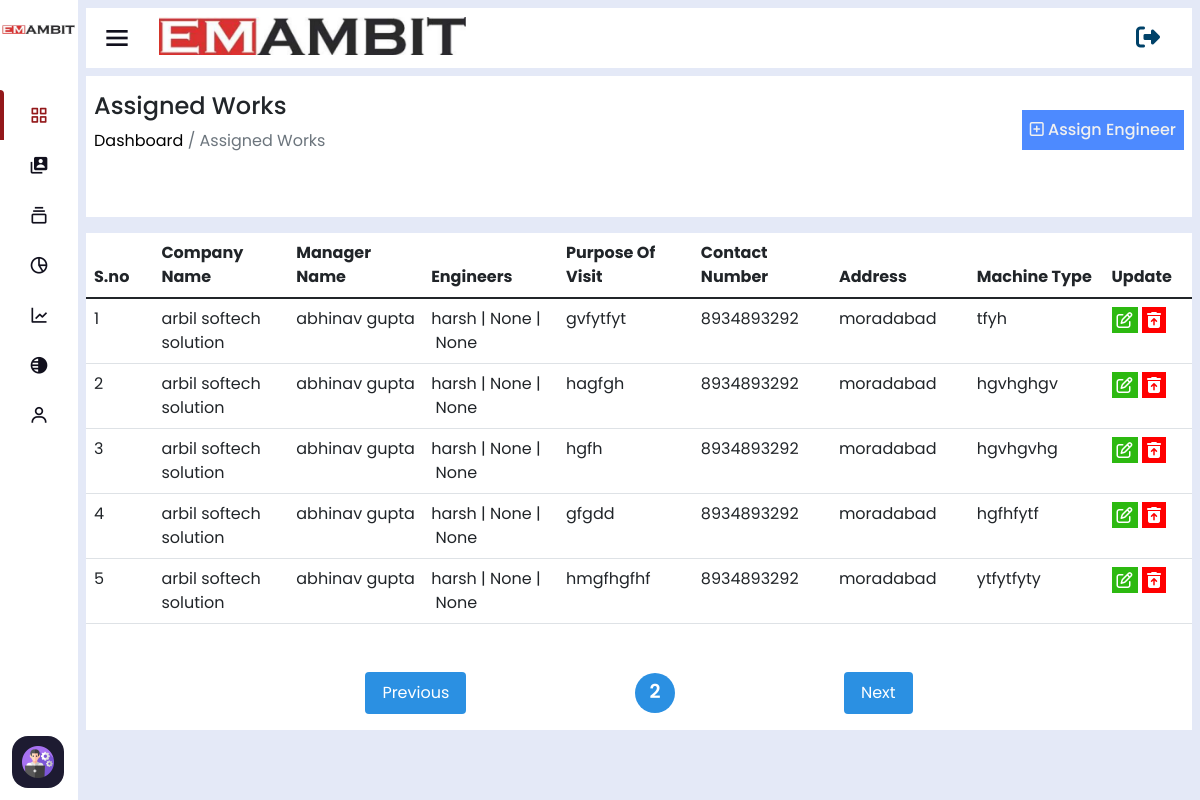
Page /assigned-works/?page=2 (signed in) on the committed database.
### home/models.py (models this page shows, shortened)
class AssignEngineer(models.Model):
    company_name=models.ForeignKey(ClientCompanyInfo,on_delete=models.CASCADE)
    manager_name=models.ForeignKey(CustomUser,on_delete=models.CASCADE,related_name='manager_assignments',default=None)
    engineer_one=models.ForeignKey(CustomUser,on_delete=models.CASCADE, null=True,blank=True,related_name='engineer_one_assignments')
    engineer_two=models.ForeignKey(CustomUser,on_delete=models.CASCADE,null=True,blank=True, related_name='engineer_two_assignments')
    engineer_three=models.ForeignKey(CustomUser,on_delete=models.CASCADE,null=True,blank=True, related_name='engineer_three_assignments')
    visit_purpose=models.CharField(max_length=254)
    machine_type=models.CharField(max_length=254)
    leave_date=models.CharField(max_length=254)
    reach_date=models.CharField(max_length=254)
    travel_by=models.ForeignKey(AddTravelBy,on_delete=models.CASCADE)
    timestampt=models.DateTimeField(auto_now_add=True,null=True,blank=True)
    ending_date=models.CharField(max_length=100,null=True,blank=True,default='Work on Progress')
    work_status=models.CharField(max_length=100,blank=True,null=True,default='Doing')
    project_link=models.CharField(max_length=1000,null=True,blank=True)
    download_link=models.CharField(max_length=254,null=True,blank=True)
    equipment = models.TextField(max_length=1000,null=True,blank=True)
    recived_equipment=models.TextField(max_length=1000,null=True,blank=True)
    recived_date=models.CharField(max_length=100,null=True,blank=True)

class ClientCompanyInfo(models.Model):
    company_name=models.CharField(max_length=200)
    company_phone=models.CharField(max_length=20)
    contact_person=models.CharField(max_length=250)
    company_email=models.CharField(max_length=254)
    company_gst=models.CharField(max_length=50)
    company_address=models.CharField(max_length=254)
    timestampt=models.DateTimeField(auto_now_add=True,null=True,blank=True)
    def __str__(self) -> str:
        return self.company_name

class CustomUser(AbstractUser):
    username = None
    email = models.EmailField(unique=True)
    user_phone = models.CharField(max_length=50,unique=True)
    user_address=models.CharField(max_length=50)
    user_gender=models.CharField(max_length=50)
    user_status=models.CharField(max_length=100,null=True,blank=True,default='Engineer')
    total_cost=models.IntegerField(default=0,null=True,blank=True)
    visible_password=models.CharField(max_length=254,null=True,blank=True)
    attendance_status=models.CharField(max_length=250,null=True,blank=True,default="A")
    USERNAME_FIELD = 'email'
    REQUIRED_FIELDS = []
    def __str__(self) -> str:
        return self.first_name + self.last_name
    objects = CustomUserManager()

### home/views.py (the view)
# urls.py: path('assigned-works/',assignedWork_view),
@login_required(login_url='/login')
def assignedWork_view(request):
    assigned_data=AssignEngineer.objects.all().order_by('-id')
    companydata=ClientCompanyInfo.objects.all().order_by('-id')
    p = Paginator(assigned_data, 5)
    page_number = request.GET.get('page')
    try:
        page_obj = p.get_page(page_number)
    except PageNotAnInteger:
        page_obj = p.page(1)
    except EmptyPage:
        page_obj = p.page(p.num_pages)
    return render(request,'assigned-works.html',{'assigned_data':page_obj})

### home/templates/assigned-works.html (shortened to what this page needs)
<!DOCTYPE html>
<html lang="en" dir="ltr">
<head>
  {% include 'header-links.html' %}
</head>
<body>
  {% include 'header.html' %}
  {% if user.is_authenticated and user.is_superuser %}
  <section class="nav-section">
    {% include 'subtitle.html' %}
    <div class="breadcum">
        <div class="flex">
            <div>
                <h2>Assigned Works</h2>
                <p> <a href="/">  Dashboard</a> / Assigned Works</p>
            </div>
            <div class="assign-engineer-btn p-2">
                <a href="/assign-engineer"><i class="fa-regular fa-square-plus"></i> Assign Engineer</a>
            </div>
        </div>
    </div>
    <div class="assigned-works-table editable-table overflow-auto" style="background: white;">
        <div class="row">
            <div class="col-md-12">
                <table class="table large-table">
                    <thead>
                      <tr>
                        <th scope="col">S.no</th>
                        <th scope="col">Company Name</th>
                        <th scope="col">Manager Name</th>
                        <th scope="col">Engineers</th>
                        <th scope="col">Purpose Of Visit</th>
                        <th scope="col">Contact Number</th>
                        <th scope="col">Address</th>
                        <th scope="col">Machine Type</th>
                        <th scope="col">Update</th>
                      </tr>
                    </thead>
                    <tbody>
                      {% for i in assigned_data %}
                      <tr>
                        <td>{{forloop.counter}}</td>
                        <td>{{i.company_name}}</td>
                        <td>{{i.manager_name}}</td>
                        <td>{{i.engineer_one}}&nbsp;|&nbsp;{{i.engineer_two}}&nbsp;|&nbsp;{{i.engineer_three}}</td>
                        <td>{{i.visit_purpose}}</td>
                        <td>{{i.company_name.company_phone}} </td>
                        <td>{{i.company_name.company_address}}</td>
                        <td>{{i.machine_type}}</td>
                        <td>
                            <a href="/update-assigned-work/{{i.id}}"><i class="fa-regular fa-pen-to-square"></i></a>
                            <a href="/delete-assigned-work/{{i.id}}"><i class="fa-solid fa-trash-can-arrow-up"></i></a>
                        </td>
                      </tr>
                      {% endfor %}
                    </tbody>
                </table>
                <div class="pagination">
                  {%if assigned_data.has_previous %}
                      <a class="btn prev" href="?page={{assigned_data.previous_page_number}}">Previous</a>
                  {% endif %}
                  <span class="num" >{{assigned_data.number}}</span>
                  {%if assigned_data.has_next %}
                      <a class="btn next" href="?page={{assigned_data.next_page_number}}">Next</a>
                  {% endif %}
                </div>
            </div>
        </div>
    </div>
  </section>
  {% else %}
  <script>
      window.location.href='/page-note-found'
  </script>
  {% endif %}
</body>
</html>

### home/static/assets/css/sidebar.css (style rules this page uses)
* { margin: 0; padding: 0; box-sizing: border-box; font-family: 'Poppins', sans-serif; }
.nav-section { position: relative; background: #E4E9F7; min-height: 100vh; left: 260px; width: calc(100% - 260px); transition: all 0.5s ease; }
.sidebar.close~.nav-section { left: 78px; width: calc(100% - 78px); }

### home/static/assets/css/style.css (style rules this page uses)
* { margin: 0; padding: 0; box-sizing: border-box; font-family: "Poppins" , sans-serif; text-decoration: none; }
a { text-decoration: none !important; }
:root { --main-bg : #E4E9F7; --light-white: #f0f0f0; --light-white-p: #6c757d; --color-anchor: #0d6efd; --color-blue: #4d8aff; --color-dark-blue: #004269; --color-blu : #4387c0; --color-blue-light : #00AAA9; --color-orange : orange; --color-green : rgb(44, 185, 16); }
.flex { display: flex; align-items: center; justify-content: space-between; margin-bottom: 2rem; }
.breadcum { background: white; padding: 1rem 0.5rem; margin-bottom: 1rem; }
.breadcum h2 { font-size: 1.5rem; }
.breadcum p { color: var(--light-white-p); }
.breadcum a { color: black; }
table { width: 100%; }
.assign-engineer-btn { background: var(--color-blue); display: inline-block; }
.assign-engineer-btn a { color: var(--light-white); font-weight: 500; }
.editable-table td .fa-pen-to-square { background: var(--color-green); color: white; padding: 5px; }
.editable-table td .fa-trash-can-arrow-up { background: red; color: white; padding: 5px; }
td .fa-trash-can-arrow-up { background: red; color: white; padding: 5px; }
.assigned-works-table tr th { width: 10%; }
.assigned-works-table tr th:first-child, .assigned-works-table tr th:last-child { width: 5%; }
.large-table { min-width: 850px; }
.nav-section { padding: 0.5rem !important; }
.pagination { padding: 1rem 0; display: flex; align-items: center; justify-content: space-evenly; width: 80%; margin: auto; margin-top: 2rem; background: rgba(255, 255, 255, 0.353); border-radius: 10px; }
.pagination .btn { padding: 0.5rem 1rem; color: white; background: var(--color-blue-light); background: rgb(43, 144, 226); }
.pagination .num { padding: 0.2rem 0.5rem; font-size: 1.2rem; font-weight: 600; background: rgb(43, 144, 226); color: white; height: 40px; width: 40px; border-radius: 50%; display: flex; align-items: center; justify-content: center; }

### rows in the picture
AssignEngineer: company_name "arbil softech solution", manager_name "abhinav gupta", engineer_one "harsh", engineer_two "None", engineer_three "None", visit_purpose "gvfytfyt", company_name.company_phone "8934893292", company_name.company_address "moradabad", machine_type "tfyh"
AssignEngineer: company_name "arbil softech solution", manager_name "abhinav gupta", engineer_one "harsh", engineer_two "None", engineer_three "None", visit_purpose "hagfgh", company_name.company_phone "8934893292", company_name.company_address "moradabad", machine_type "hgvhghgv"
AssignEngineer: company_name "arbil softech solution", manager_name "abhinav gupta", engineer_one "harsh", engineer_two "None", engineer_three "None", visit_purpose "hgfh", company_name.company_phone "8934893292", company_name.company_address "moradabad", machine_type "hgvhgvhg"
AssignEngineer: company_name "arbil softech solution", manager_name "abhinav gupta", engineer_one "harsh", engineer_two "None", engineer_three "None", visit_purpose "gfgdd", company_name.company_phone "8934893292", company_name.company_address "moradabad", machine_type "hgfhfytf"
AssignEngineer: company_name "arbil softech solution", manager_name "abhinav gupta", engineer_one "harsh", engineer_two "None", engineer_three "None", visit_purpose "hmgfhgfhf", company_name.company_phone "8934893292", company_name.company_address "moradabad", machine_type "ytfytfyty"

### other values in the picture
{{ assigned_data.number }} "2"
